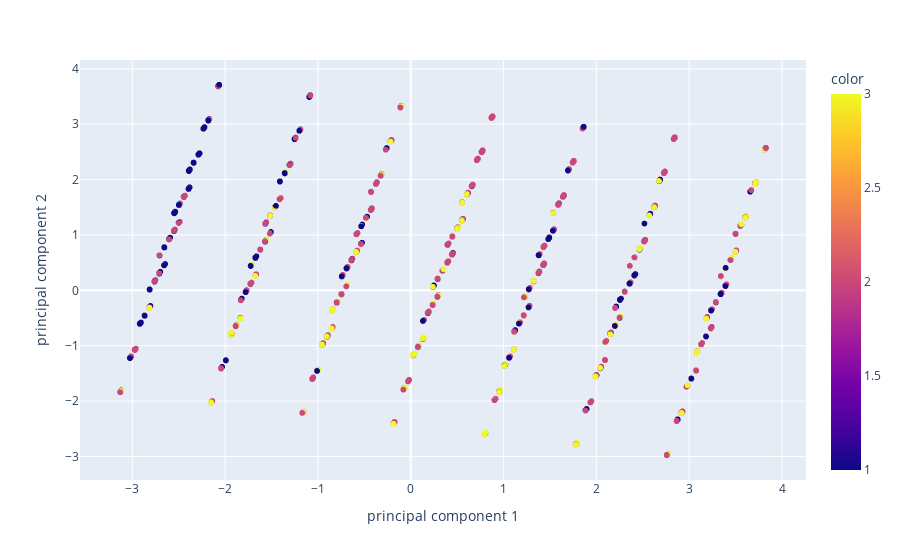

Notebook code cell kept with this figure:
### Code cell
import plotly.express as px
fig = px.scatter(principalDf,x="principal component 1", y = "principal component 2",color=rst_index['INDFMIN2'])
fig.show()

### Figure 1 — Plotly figure (JSON) as saved in the notebook; plotly's stock layout.template omitted (floating-point values rounded to 4 significant figures; data arrays with more than 128 entries replaced by an {"elided": "..."} marker saying what was removed)
{"data": [{"hovertemplate": "principal component 1=%{x}<br>principal component 2=%{y}<br>color=%{marker.color}<extra></extra>", "legendgroup": "", "marker": {"color": {"elided": "9847 int values"}, "coloraxis": "coloraxis", "symbol": "circle"}, "mode": "markers", "name": "", "showlegend": false, "type": "scattergl", "x": {"elided": "9847 float values"}, "xaxis": "x", "y": {"elided": "9847 float values"}, "yaxis": "y"}], "layout": {"coloraxis": {"colorbar": {"title": {"text": "color"}}, "colorscale": [[0, "#0d0887"], [0.1111, "#46039f"], [0.2222, "#7201a8"], [0.3333, "#9c179e"], [0.4444, "#bd3786"], [0.5556, "#d8576b"], [0.6667, "#ed7953"], [0.7778, "#fb9f3a"], [0.8889, "#fdca26"], [1, "#f0f921"]]}, "legend": {"tracegroupgap": 0}, "margin": {"t": 60}, "xaxis": {"anchor": "y", "domain": [0, 1], "title": {"text": "principal component 1"}}, "yaxis": {"anchor": "x", "domain": [0, 1], "title": {"text": "principal component 2"}}}}
